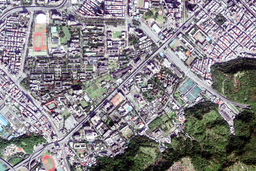
#> input picture Image.png, 256 x 171 px, shrunk from 1200 x 800 before the run, given in place of hw2_1_output.tif, which was not available
$ python 'Contrast Enhancement.py' Image.png   (older library calls are emulated)
#> lines starting #> are read from the running program, lines starting #| are printed output that depends on the picture; pictures that were not available may be replaced by others from this repository, and a replacement may not be noted
#> in main, img is the input picture: shape (171, 256, 3); mean R, G, B 134.8, 131.3, 135.1
import numpy as np
import matplotlib.pyplot as plt
import matplotlib.colors
import imageio
import scipy, scipy.misc, scipy.signal
import cv2
import sys

def build_is_hist(img):
    hei = img.shape[0]
#> hei = 171
    wid = img.shape[1]
#> wid = 256
    ch = img.shape[2]
#> ch = 3
    Img = np.zeros((hei+4, wid+4, ch))
    for i in range(ch):
        Img[:,:,i] = np.pad(img[:,:,i], (2,2), 'edge')
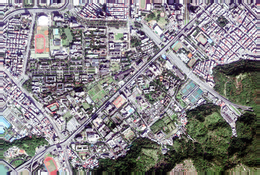
#> Img: shape (175, 260, 3) float64; mean R, G, B 134.5, 131.1, 134.8
    hsv = (matplotlib.colors.rgb_to_hsv(Img))
#> hsv: shape (175, 260, 3) float64; mean of channels 0, 1, 2 0.5, 0.2, 143.4
    hsv[:,:,0] = hsv[:,:,0] * 255
#> hsv: shape (175, 260, 3) float64; mean of channels 0, 1, 2 139.2, 0.2, 143.4
    hsv[:,:,1] = hsv[:,:,1] * 255
#> hsv: shape (175, 260, 3) float64; mean of channels 0, 1, 2 139.2, 45.6, 143.4
    hsv[hsv>255] = 255
    hsv[hsv<0] = 0
    hsv = hsv.astype(np.uint8).astype(np.float64)
#> hsv: shape (175, 260, 3) float64; mean of channels 0, 1, 2 138.8, 45.1, 143.4
    fh = np.array([[-1.0,0.0,1.0],[-2.0,0.0,2.0],[-1.0,0.0,1.0]])
    fv = fh.conj().T

    H = hsv[:,:,0]
    S = hsv[:,:,1]
    I = hsv[:,:,2]

    dIh = scipy.signal.convolve2d(I, np.rot90(fh, 2), mode='same')
    dIv = scipy.signal.convolve2d(I, np.rot90(fv, 2), mode='same')
    dIh[dIh==0] = 0.00001
#> dIh: shape (175, 260) float64; min -946, max 1006, mean -1.1
    dIv[dIv==0] = 0.00001
#> dIv: shape (175, 260) float64; min -993, max 1010, mean -1.2
    dI = np.sqrt(dIh**2+dIv**2).astype(np.uint32)
    di = dI[2:hei+2,2:wid+2]

    dSh = scipy.signal.convolve2d(S, np.rot90(fh, 2), mode='same')
    dSv = scipy.signal.convolve2d(S, np.rot90(fv, 2), mode='same')
    dSh[dSh==0] = 0.00001
#> dSh: shape (175, 260) float64; min -747, max 812, mean 0.5
    dSv[dSv==0] = 0.00001
#> dSv: shape (175, 260) float64; min -883, max 862, mean 0.5
    dS = np.sqrt(dSh**2+dSv**2).astype(np.uint32)
    ds = dS[2:hei+2,2:wid+2]


    h = H[2:hei+2,2:wid+2]
    s = S[2:hei+2,2:wid+2]
    i = I[2:hei+2,2:wid+2].astype(np.uint8)

    Imean = scipy.signal.convolve2d(I,np.ones((5,5))/25, mode='same')
    Smean = scipy.signal.convolve2d(S,np.ones((5,5))/25, mode='same')
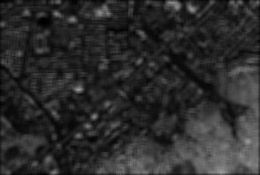
#> Smean: shape (175, 260) float64; min 0.36, max 160.5, mean 44.4

    Rho = np.zeros((hei+4,wid+4))
    for p in range(2,hei+2):
        for q in range(2,wid+2):
            tmpi = I[p-2:p+3,q-2:q+3]
            tmps = S[p-2:p+3,q-2:q+3]
            corre = np.corrcoef(tmpi.flatten('F'),tmps.flatten('F'))
            Rho[p,q] = corre[0,1]
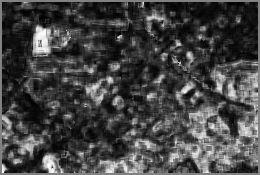
#> Rho: shape (175, 260) float64; min -0.997, max 0.97, mean -0.47; drawn with min black and max white

    rho = np.abs(Rho[2:hei+2,2:wid+2])
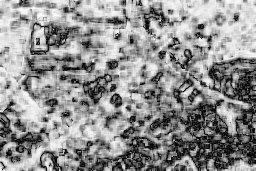
#> rho: shape (171, 256) float64; min 3.45e-18, max 0.997, mean 0.569
    rho[np.isnan(rho)] = 0
    rd = (rho*ds).astype(np.uint32)
    Hist_I = np.zeros((256,1))
    Hist_S = np.zeros((256,1))

    for n in range(0,255):
        temp = np.zeros(di.shape)
        temp[i==n] = di[i==n]
        Hist_I[n+1] = np.sum(temp.flatten('F'))
        temp = np.zeros(di.shape)
        temp[i==n] = rd[i==n]
        Hist_S[n+1] = np.sum(temp.flatten('F'))
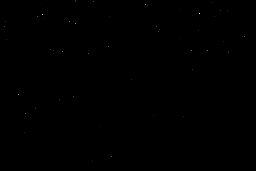
#> temp: shape (171, 256) float64; min 0, max 362, mean 0.1; drawn with min black and max white
#> after the loop, Hist_I = 256 values, max 65343 at index 184, min 0 at index 0, mean 36321.2; Hist_S = 256 values, max 28055 at index 184, min 0 at index 0, mean 14801

    return Hist_I, Hist_S

def dhe(img, alpha=0.5):

    hist_i, hist_s = build_is_hist(img)
#> hist_i has the same summary as Hist_I in build_is_hist; hist_s has the same summary as Hist_S in build_is_hist
    hist_c = alpha*hist_s + (1-alpha)*hist_i
#> hist_c = 256 values, max 46699 at index 184, min 0 at index 0, mean 25561.1
    hist_sum = np.sum(hist_c)
#> hist_sum = 6543638.5
    hist_cum = hist_c.cumsum(axis=0)
#> hist_cum = 256 values from 0 to 6543638.5

    hsv = matplotlib.colors.rgb_to_hsv(img)
#> hsv: shape (171, 256, 3) float32; mean of channels 0, 1, 2 0.5, 0.2, 143.5
    h = hsv[:,:,0]
    s = hsv[:,:,1]
    i = hsv[:,:,2].astype(np.uint8)

    c = hist_cum / hist_sum
#> c = 256 values from 0 to 1
    s_r = (c * 255)
#> s_r = 256 values from 0 to 255
    i_s = np.zeros(i.shape)
    for n in range(0,255):
        i_s[i==n] = s_r[n+1]/255.0
    i_s[i==255] = 1
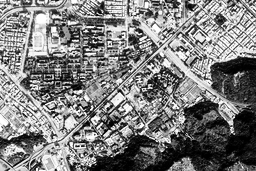
#> i_s: shape (171, 256) float64; min 4.39e-05, max 1, mean 0.495
    hsi_o = np.stack((h,s,i_s), axis=2)
#> hsi_o: shape (171, 256, 3) float64; mean of channels 0, 1, 2 0.547, 0.177, 0.495
    result = matplotlib.colors.hsv_to_rgb(hsi_o)
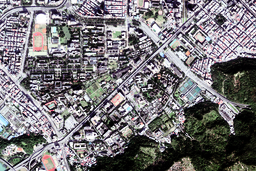
#> result: shape (171, 256, 3) float64; mean R, G, B 0.469, 0.458, 0.471

    result = result * 255
    result[result>255] = 255
    result[result<0] = 0
    return result.astype(np.uint8)

def main():
    #img_name = sys.argv[1]
    img = imageio.imread(r"C:\Users\Rachel\Desktop\RS\hw2_1_output.tif")
    result = dhe(img)
   # cv2.imshow("ContrastEnhancement output.png", result)

    plt.figure(figsize = (30,20))
    plt.imshow(result)
    plt.show()

if __name__ == '__main__':
    main()
